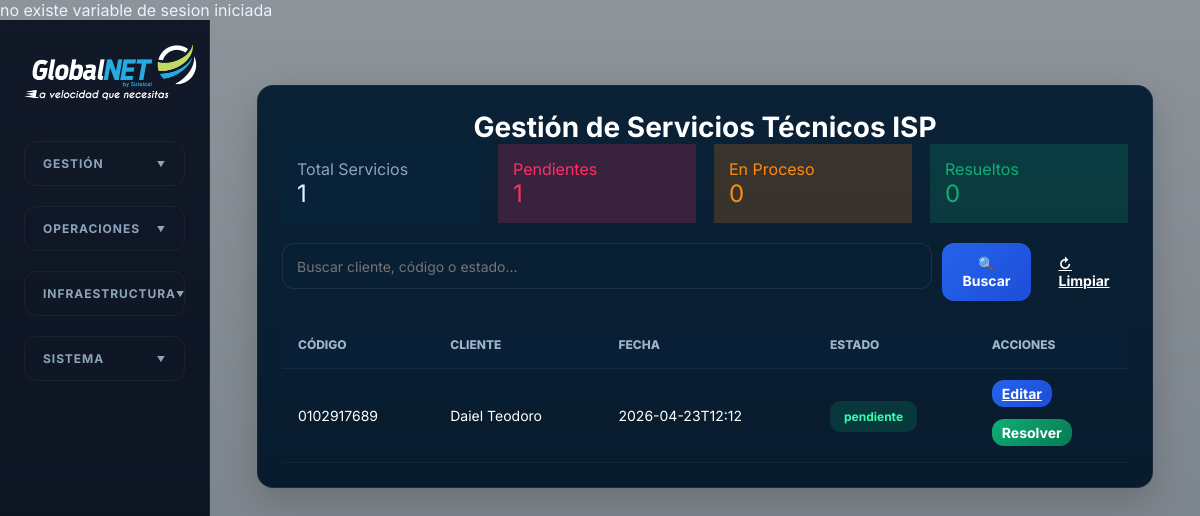
/serviciotecnico/index.php, run on an earlier commit of the app's database.
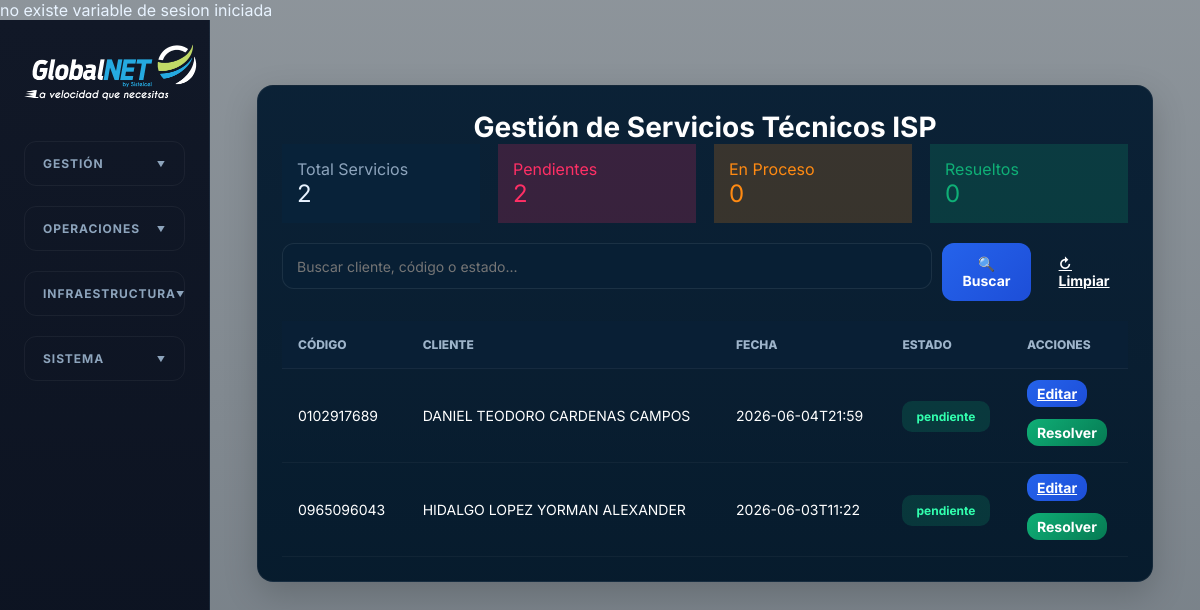
And on a later commit of the database.
### tables this page shows
CREATE TABLE `clienteasignar` (
  `codigo` varchar(255) NOT NULL DEFAULT 'Sin_Asignar',
  `cliente` varchar(255) NOT NULL DEFAULT 'Sin_Asignar',
  `fecha` varchar(255) NOT NULL DEFAULT 'Sin_Asignar',
  `estado` varchar(255) NOT NULL DEFAULT 'Sin_Asignar',
  `bodega` varchar(255) NOT NULL DEFAULT 'Sin_Asignar',
  `novedades` varchar(255) NOT NULL DEFAULT 'Sin_Asignar',
  `id` int NOT NULL AUTO_INCREMENT,
  `prioridad` int NOT NULL DEFAULT '3',
  `lat` varchar(255) NOT NULL DEFAULT '0',
  `lng` varchar(255) NOT NULL DEFAULT '0',
  `ip` varchar(255) NOT NULL DEFAULT '0',
  `caja` varchar(255) NOT NULL DEFAULT '0',
  `contrato` varchar(255) NOT NULL DEFAULT '0',
  `armadocaja` varchar(10) NOT NULL DEFAULT 'no',
  PRIMARY KEY (`id`)
);

### serviciotecnico/index.php (the view, shortened to what this page needs)
<!DOCTYPE html>
<html lang="es">
<head>
<?php
require('../conectar.php');
	?>
  <link rel="stylesheet" href="../css/styles.css" />
</head>
<body>
  <div class="app-shell">
    <aside class="sidebar">
  <a class="brand" href="../resumen/index.php">
    <img src="../img/logo.png" width="186" height="69" alt="Nexus ISP"/>
  </a>
  <nav class="main-nav">
    <details class="menu-section">
      <summary class="menu-label">GESTIÓN</summary>
    </details>
    <details class="menu-section">
      <summary class="menu-label">OPERACIONES</summary>
    </details>
    <details class="menu-section">
      <summary class="menu-label">INFRAESTRUCTURA</summary>
    </details>
    <details class="menu-section">
      <summary class="menu-label">SISTEMA</summary>
    </details>
  </nav>
</aside>
    <main class="content">
		<?php
$sql_total = "SELECT COUNT(*) total FROM clienteasignar";
$query_total = mysqli_query($con, $sql_total);
$total_servicios = mysqli_fetch_assoc($query_total)['total'];
$sql_pendientes = "SELECT COUNT(*) total FROM clienteasignar WHERE estado = 'Pendiente'";
$total_pendientes = mysqli_fetch_assoc(mysqli_query($con, $sql_pendientes))['total'];
$sql_proceso = "SELECT COUNT(*) total FROM clienteasignar WHERE estado = 'En Proceso'";
$total_proceso = mysqli_fetch_assoc(mysqli_query($con, $sql_proceso))['total'];
$sql_resueltos = "SELECT COUNT(*) total FROM clienteasignar WHERE estado = 'Resuelto'";
$total_resueltos = mysqli_fetch_assoc(mysqli_query($con, $sql_resueltos))['total'];
$buscar = isset($_GET['buscar']) ? mysqli_real_escape_string($con, $_GET['buscar']) : '';
$where = " WHERE 1=1 ";
$sql_servicios = "SELECT * FROM clienteasignar $where ORDER BY fecha DESC";
$query_servicios = mysqli_query($con, $sql_servicios);
?>
<div class="cliente-wrapper">
    <div class="panel-dark">
        <h2 class="clientes-title">Gestión de Servicios Técnicos ISP</h2>
        <div class="cliente-grid" style="grid-template-columns: repeat(4, 1fr); margin-bottom: 20px;">
            <div class="panel-card" style="padding: 15px; background: var(--panel-2);">
                <div style="color: var(--muted);">Total Servicios</div>
                <div style="font-size: 24px;"><?php echo $total_servicios; ?></div>
            </div>
            <div class="panel-card" style="padding: 15px; background: #ff2f6530; color: var(--red);">
                <div>Pendientes</div>
                <div style="font-size: 24px;"><?php echo $total_pendientes; ?></div>
            </div>
            <div class="panel-card" style="padding: 15px; background: #ff8a1230; color: var(--orange);">
                <div>En Proceso</div>
                <div style="font-size: 24px;"><?php echo $total_proceso; ?></div>
            </div>
            <div class="panel-card" style="padding: 15px; background: #0faf7630; color: var(--green);">
                <div>Resueltos</div>
                <div style="font-size: 24px;"><?php echo $total_resueltos; ?></div>
            </div>
        </div>
        <form method="GET" style="margin-bottom: 20px;">
            <div style="display: flex; gap: 10px;">
                <input type="text" name="buscar" class="clientes-input" placeholder="Buscar cliente, código o estado..." value="<?php echo htmlspecialchars($buscar); ?>">
                <button type="submit" class="btn-action btn-edit">🔍 Buscar</button>
                <a href="index.php" class="btn-action">↻ Limpiar</a>
            </div>
        </form>
        <div class="table-scroll">
            <table class="table-dark">
                <thead>
                    <tr>
                        <th>Código</th>
                        <th>Cliente</th>
                        <th>Fecha</th>
                        <th>Estado</th>
                        <th>Acciones</th>
                    </tr>
                </thead>
                <tbody>
                    <?php while($row = mysqli_fetch_assoc($query_servicios)) { ?>
                    <tr>
                        <td><?php echo htmlspecialchars($row['codigo']); ?></td>
                        <td><?php echo htmlspecialchars($row['cliente']); ?></td>
                        <td><?php echo htmlspecialchars($row['fecha']); ?></td>
                        <td>
                            <span class="badge <?php echo ($row['estado'] == 'Pendiente') ? 'estado-cortado' : 'estado-pagado'; ?>">
                                <?php echo htmlspecialchars($row['estado']); ?>
                            </span>
                        </td>
                        <td>
                            <a href="agendar.php?id=<?php echo $row['cliente'] ?>& registro=<?php echo $row['id'] ?>" class="btn-action btn-edit" style="padding: 5px 10px;">Editar</a>
							<br>
							<br>
							<form action="ingreso.php" method="post">
    <button type="submit" class="btn-action btn-contrato" style="padding: 5px 10px; border: none; cursor: pointer;">
        Resolver
    </button>
</form>
                        </td>
                    </tr>
                    <?php } ?>
                </tbody>
            </table>
        </div>
    </div>
</div>
		</main>
  </div>
</body>
</html>

What changed in the data, as far as the page shows it:
removed clienteasignar: codigo "0102917689", cliente "Daiel Teodoro", fecha "2026-04-23T12:12", estado "pendiente"
added clienteasignar: codigo "0102917689", cliente "DANIEL TEODORO CARDENAS CAMPOS", fecha "2026-06-04T21:59", estado "pendiente"
added clienteasignar: codigo "0965096043", cliente "HIDALGO LOPEZ YORMAN ALEXANDER", fecha "2026-06-03T11:22", estado "pendiente"
Also different on the page:
$total_servicios: "1" → "2"
$total_pendientes: "1" → "2"
